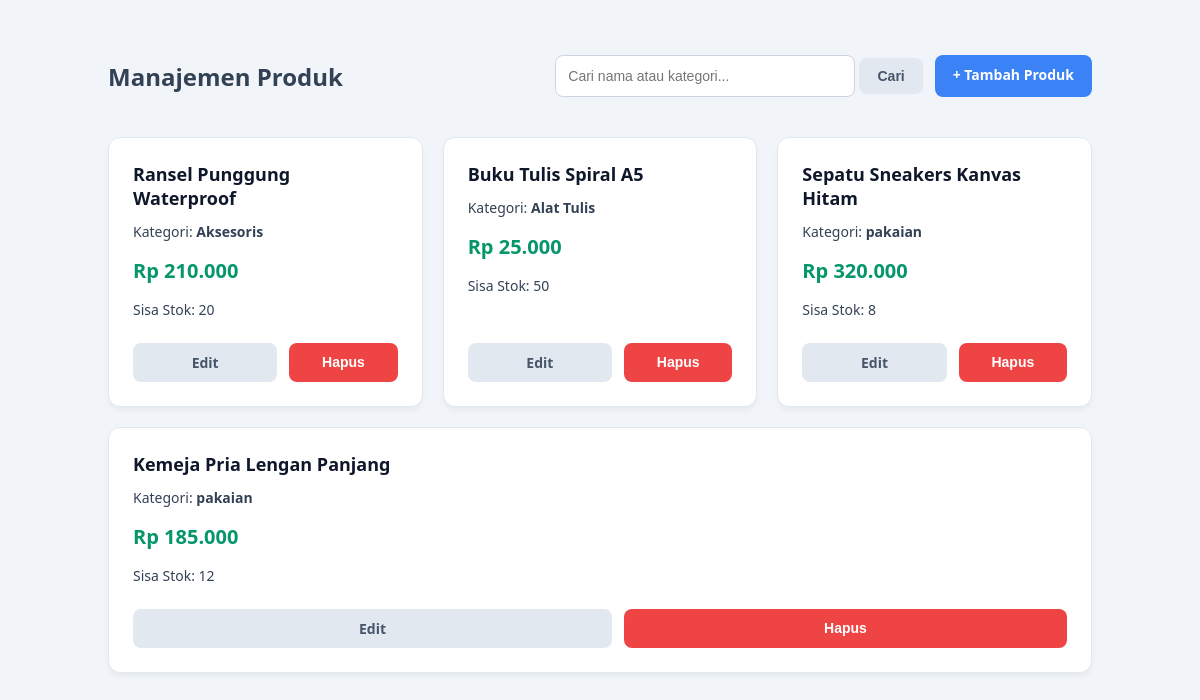
The page / on the database its author committed.
### tables this page shows
CREATE TABLE `products` (
  `id` int(11) NOT NULL,
  `name` varchar(100) NOT NULL,
  `category` varchar(50) NOT NULL DEFAULT 'Umum',
  `price` decimal(12,2) NOT NULL,
  `stock` int(11) NOT NULL DEFAULT 0,
  `created_at` timestamp NOT NULL DEFAULT current_timestamp()
);

### db.php (called while the page is built, shortened)
<?php
function e($str) {
    return htmlspecialchars($str ?? '', ENT_QUOTES, "UTF-8");
}
?>

### index.php (the view, shortened to what this page needs)
<?php
require_once '../config/db.php';
$q = trim($_GET["q"] ?? "");
if ($q !== "") {
    $sql = "SELECT * FROM products WHERE name LIKE :q1 OR category LIKE :q2 ORDER BY id DESC";
    $stmt = $pdo->prepare($sql);
    $stmt->execute(["q1" => "%$q%", "q2" => "%$q%"]);
} else {
    $stmt = $pdo->query("SELECT * FROM products ORDER BY id DESC");
}
$products = $stmt->fetchAll();
?>
<!DOCTYPE html>
<html lang="id">
<head>
    <link rel="stylesheet" href="assets/style.css">
</head>
<body>
    <div class="container">
        <header>
            <h2>Manajemen Produk</h2>
            <div class="search-form">
                <form method="GET">
                    <input type="text" name="q" placeholder="Cari nama atau kategori..." value="<?= e($q) ?>">
                    <button type="submit" class="btn btn-secondary">Cari</button>
                </form>
                <a href="create.php" class="btn btn-primary">+ Tambah Produk</a>
            </div>
        </header>
        <div class="products-grid">
            <?php foreach ($products as $p): ?>
                <div class="card">
                    <h3><?= e($p['name']) ?></h3>
                    <p>Kategori: <strong><?= e($p['category']) ?></strong></p>
                    <p class="price">Rp <?= number_format($p['price'], 0, ',', '.') ?></p>
                    <p>Sisa Stok: <?= (int)$p['stock'] ?></p>
                    <div class="card-actions">
                        <a href="edit.php?id=<?= $p['id'] ?>" class="btn btn-secondary" style="flex:1; text-align:center;">Edit</a>
                        <form method="POST" action="delete.php" style="flex:1; display:flex;" onsubmit="return confirm('Yakin hapus produk ini?');">
                            <button type="submit" class="btn btn-danger" style="width:100%;">Hapus</button>
                        </form>
                    </div>
                </div>
            <?php endforeach; ?>
        </div>
    </div>
</body>
</html>

### style.css (style rules this page uses)
*, *::before, *::after { box-sizing: border-box; }
body { margin: 0; font-family: 'Segoe UI', Tahoma, Geneva, Verdana, sans-serif; background-color: #f1f5f9; color: #334155; }
.container { max-width: 1024px; margin: 40px auto; padding: 0 20px; }
header { display: flex; justify-content: space-between; align-items: center; margin-bottom: 24px; flex-wrap: wrap; gap: 16px; }
input[type="text"], input[type="number"] { width: 100%; padding: 12px; border: 1px solid #cbd5e1; border-radius: 8px; font-size: 14px; }
button, .btn { padding: 10px 18px; border: none; border-radius: 8px; cursor: pointer; text-decoration: none; font-size: 14px; font-weight: 600; display: inline-block; transition: background 0.2s; }
.btn-primary { background: #3b82f6; color: white; }
.btn-danger { background: #ef4444; color: white; }
.btn-secondary { background: #e2e8f0; color: #475569; }
.products-grid { display: flex; flex-wrap: wrap; gap: 20px; align-items: stretch; }
.card { flex: 1 1 240px; background: #ffffff; padding: 24px; border: 1px solid #e2e8f0; border-radius: 12px; box-shadow: 0 4px 6px -1px rgba(0, 0, 0, 0.05); display: flex; flex-direction: column; }
.card h3 { margin: 0 0 8px 0; font-size: 18px; color: #0f172a; }
.card p { margin: 4px 0; font-size: 14px; }
.card .price { font-weight: bold; color: #059669; font-size: 20px; margin: 12px 0; }
.card-actions { margin-top: auto; padding-top: 20px; display: flex; gap: 12px; }
.search-form { display: flex; gap: 12px; }
.search-form input { width: 300px; }

### rows shown on the page
products: name "Ransel Punggung Waterproof", category "Aksesoris", price "210.000", stock "20"
products: name "Buku Tulis Spiral A5", category "Alat Tulis", price "25.000", stock "50"
products: name "Sepatu Sneakers Kanvas Hitam", category "pakaian", price "320.000", stock "8"
products: name "Kemeja Pria Lengan Panjang", category "pakaian", price "185.000", stock "12"
